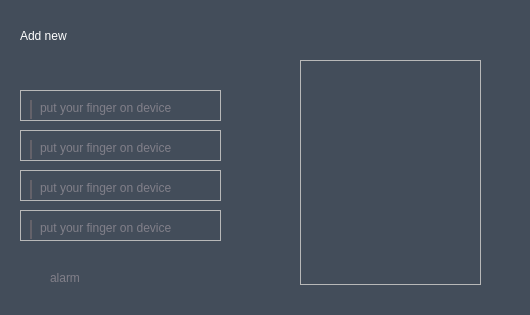
<?xml version="1.0" encoding="UTF-8"?>
<ui version="4.0">
 <class>MainWindow</class>
 <widget class="QMainWindow" name="MainWindow">
  <property name="geometry">
   <rect>
    <x>0</x>
    <y>0</y>
    <width>530</width>
    <height>315</height>
   </rect>
  </property>
  <property name="minimumSize">
   <size>
    <width>530</width>
    <height>315</height>
   </size>
  </property>
  <property name="maximumSize">
   <size>
    <width>530</width>
    <height>315</height>
   </size>
  </property>
  <property name="windowTitle">
   <string>MainWindow</string>
  </property>
  <property name="styleSheet">
   <string notr="true">QMainWindow#MainWindow{

}</string>
  </property>
  <widget class="QWidget" name="centralwidget">
   <property name="styleSheet">
    <string notr="true">QWidget#centralwidget{

background-color:rgb(67, 77, 90);
}</string>
   </property>
   <widget class="QLabel" name="label">
    <property name="geometry">
     <rect>
      <x>20</x>
      <y>20</y>
      <width>81</width>
      <height>31</height>
     </rect>
    </property>
    <property name="styleSheet">
     <string notr="true">color: rgb(255, 255, 255);
font: 75 10pt &quot;MS Shell Dlg 2&quot;;</string>
    </property>
    <property name="text">
     <string>Add new </string>
    </property>
   </widget>
   <widget class="QPushButton" name="pushButton">
    <property name="geometry">
     <rect>
      <x>490</x>
      <y>10</y>
      <width>26</width>
      <height>26</height>
     </rect>
    </property>
    <property name="styleSheet">
     <string notr="true">
 border-radius: 15px;
background-image: url(:/back.png);</string>
    </property>
    <property name="text">
     <string/>
    </property>
   </widget>
   <widget class="QFrame" name="frame_2">
    <property name="geometry">
     <rect>
      <x>20</x>
      <y>90</y>
      <width>201</width>
      <height>31</height>
     </rect>
    </property>
    <property name="frameShape">
     <enum>QFrame::StyledPanel</enum>
    </property>
    <property name="frameShadow">
     <enum>QFrame::Raised</enum>
    </property>
    <widget class="QLabel" name="label_2">
     <property name="geometry">
      <rect>
       <x>20</x>
       <y>10</y>
       <width>171</width>
       <height>16</height>
      </rect>
     </property>
     <property name="styleSheet">
      <string notr="true">color: rgb(129, 127, 137);</string>
     </property>
     <property name="text">
      <string>put your finger on device</string>
     </property>
    </widget>
    <widget class="QFrame" name="frame">
     <property name="geometry">
      <rect>
       <x>10</x>
       <y>10</y>
       <width>2</width>
       <height>19</height>
      </rect>
     </property>
     <property name="styleSheet">
      <string notr="true">background-color: rgb(129, 127, 137);</string>
     </property>
     <property name="frameShape">
      <enum>QFrame::StyledPanel</enum>
     </property>
     <property name="frameShadow">
      <enum>QFrame::Raised</enum>
     </property>
    </widget>
   </widget>
   <widget class="QFrame" name="frame_3">
    <property name="geometry">
     <rect>
      <x>20</x>
      <y>130</y>
      <width>201</width>
      <height>31</height>
     </rect>
    </property>
    <property name="frameShape">
     <enum>QFrame::StyledPanel</enum>
    </property>
    <property name="frameShadow">
     <enum>QFrame::Raised</enum>
    </property>
    <widget class="QLabel" name="label_5">
     <property name="geometry">
      <rect>
       <x>20</x>
       <y>10</y>
       <width>171</width>
       <height>16</height>
      </rect>
     </property>
     <property name="styleSheet">
      <string notr="true">color: rgb(129, 127, 137);</string>
     </property>
     <property name="text">
      <string>put your finger on device</string>
     </property>
    </widget>
    <widget class="QFrame" name="frame_6">
     <property name="geometry">
      <rect>
       <x>10</x>
       <y>10</y>
       <width>2</width>
       <height>19</height>
      </rect>
     </property>
     <property name="styleSheet">
      <string notr="true">background-color: rgb(129, 127, 137);</string>
     </property>
     <property name="frameShape">
      <enum>QFrame::StyledPanel</enum>
     </property>
     <property name="frameShadow">
      <enum>QFrame::Raised</enum>
     </property>
    </widget>
   </widget>
   <widget class="QFrame" name="frame_7">
    <property name="geometry">
     <rect>
      <x>20</x>
      <y>170</y>
      <width>201</width>
      <height>31</height>
     </rect>
    </property>
    <property name="frameShape">
     <enum>QFrame::StyledPanel</enum>
    </property>
    <property name="frameShadow">
     <enum>QFrame::Raised</enum>
    </property>
    <widget class="QLabel" name="label_6">
     <property name="geometry">
      <rect>
       <x>20</x>
       <y>10</y>
       <width>171</width>
       <height>16</height>
      </rect>
     </property>
     <property name="styleSheet">
      <string notr="true">color: rgb(129, 127, 137);</string>
     </property>
     <property name="text">
      <string>put your finger on device</string>
     </property>
    </widget>
    <widget class="QFrame" name="frame_8">
     <property name="geometry">
      <rect>
       <x>10</x>
       <y>10</y>
       <width>2</width>
       <height>19</height>
      </rect>
     </property>
     <property name="styleSheet">
      <string notr="true">background-color: rgb(129, 127, 137);</string>
     </property>
     <property name="frameShape">
      <enum>QFrame::StyledPanel</enum>
     </property>
     <property name="frameShadow">
      <enum>QFrame::Raised</enum>
     </property>
    </widget>
   </widget>
   <widget class="QFrame" name="frame_9">
    <property name="geometry">
     <rect>
      <x>20</x>
      <y>210</y>
      <width>201</width>
      <height>31</height>
     </rect>
    </property>
    <property name="frameShape">
     <enum>QFrame::StyledPanel</enum>
    </property>
    <property name="frameShadow">
     <enum>QFrame::Raised</enum>
    </property>
    <widget class="QLabel" name="label_7">
     <property name="geometry">
      <rect>
       <x>20</x>
       <y>10</y>
       <width>171</width>
       <height>16</height>
      </rect>
     </property>
     <property name="styleSheet">
      <string notr="true">color: rgb(129, 127, 137);</string>
     </property>
     <property name="text">
      <string>put your finger on device</string>
     </property>
    </widget>
    <widget class="QFrame" name="frame_10">
     <property name="geometry">
      <rect>
       <x>10</x>
       <y>10</y>
       <width>2</width>
       <height>19</height>
      </rect>
     </property>
     <property name="styleSheet">
      <string notr="true">background-color: rgb(129, 127, 137);</string>
     </property>
     <property name="frameShape">
      <enum>QFrame::StyledPanel</enum>
     </property>
     <property name="frameShadow">
      <enum>QFrame::Raised</enum>
     </property>
    </widget>
   </widget>
   <widget class="QLabel" name="label_8">
    <property name="geometry">
     <rect>
      <x>50</x>
      <y>270</y>
      <width>231</width>
      <height>16</height>
     </rect>
    </property>
    <property name="styleSheet">
     <string notr="true">color:rgb(129, 127, 137)</string>
    </property>
    <property name="text">
     <string>alarm</string>
    </property>
   </widget>
   <widget class="QFrame" name="frame_11">
    <property name="geometry">
     <rect>
      <x>300</x>
      <y>60</y>
      <width>181</width>
      <height>225</height>
     </rect>
    </property>
    <property name="styleSheet">
     <string notr="true">background-image: url(:/finger_max.png);</string>
    </property>
    <property name="frameShape">
     <enum>QFrame::StyledPanel</enum>
    </property>
    <property name="frameShadow">
     <enum>QFrame::Raised</enum>
    </property>
   </widget>
  </widget>
 </widget>
 <resources>
  <include location="../picture/resources.qrc"/>
 </resources>
 <connections/>
</ui>
